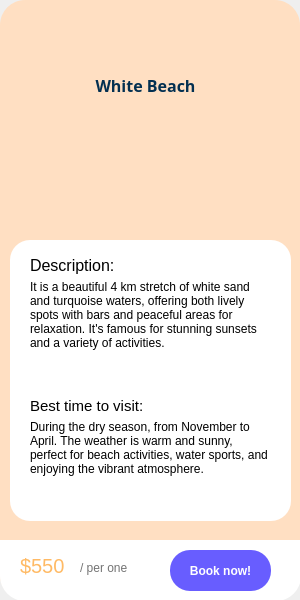
<?xml version="1.0" encoding="UTF-8"?>
<ui version="4.0">
 <class>MainWindow</class>
 <widget class="QMainWindow" name="MainWindow">
  <property name="geometry">
   <rect>
    <x>0</x>
    <y>0</y>
    <width>300</width>
    <height>600</height>
   </rect>
  </property>
  <property name="windowTitle">
   <string>MainWindow</string>
  </property>
  <widget class="QWidget" name="centralwidget">
   <widget class="QWidget" name="widget" native="true">
    <property name="geometry">
     <rect>
      <x>0</x>
      <y>0</y>
      <width>300</width>
      <height>600</height>
     </rect>
    </property>
    <property name="minimumSize">
     <size>
      <width>300</width>
      <height>600</height>
     </size>
    </property>
    <property name="maximumSize">
     <size>
      <width>300</width>
      <height>600</height>
     </size>
    </property>
    <property name="styleSheet">
     <string notr="true">QWidget#widget {
	background-color:rgb(255, 223, 194);
	border-radius: 25px;
}</string>
    </property>
    <widget class="QLabel" name="label">
     <property name="geometry">
      <rect>
       <x>10</x>
       <y>40</y>
       <width>271</width>
       <height>91</height>
      </rect>
     </property>
     <property name="font">
      <font>
       <family>Segoe MDL2 Assets</family>
       <pointsize>12</pointsize>
       <weight>75</weight>
       <italic>false</italic>
       <bold>true</bold>
       <underline>false</underline>
      </font>
     </property>
     <property name="styleSheet">
      <string notr="true">color:rgb(3, 48, 81)</string>
     </property>
     <property name="text">
      <string>White Beach</string>
     </property>
     <property name="alignment">
      <set>Qt::AlignCenter</set>
     </property>
     <property name="wordWrap">
      <bool>true</bool>
     </property>
    </widget>
    <widget class="QPushButton" name="pushButton_2">
     <property name="geometry">
      <rect>
       <x>10</x>
       <y>30</y>
       <width>41</width>
       <height>31</height>
      </rect>
     </property>
     <property name="styleSheet">
      <string notr="true">QPushButton {
	background-color:rgb(255, 223, 194);
    border-radius: 20px;
}

QPushButton:hover {
    background-color: rgb(116, 116, 116);
}
</string>
     </property>
     <property name="text">
      <string/>
     </property>
     <property name="icon">
      <iconset>
       <normaloff>../Resource/Images/left arrow.png</normaloff>../Resource/Images/left arrow.png</iconset>
     </property>
     <property name="iconSize">
      <size>
       <width>25</width>
       <height>25</height>
      </size>
     </property>
    </widget>
    <widget class="QFrame" name="hoverFrame">
     <property name="geometry">
      <rect>
       <x>10</x>
       <y>240</y>
       <width>281</width>
       <height>281</height>
      </rect>
     </property>
     <property name="styleSheet">
      <string notr="true">background-color:rgb(255, 255, 255);
border-radius: 20px;</string>
     </property>
     <property name="frameShape">
      <enum>QFrame::StyledPanel</enum>
     </property>
     <property name="frameShadow">
      <enum>QFrame::Raised</enum>
     </property>
     <widget class="QLabel" name="label_3">
      <property name="geometry">
       <rect>
        <x>20</x>
        <y>10</y>
        <width>141</width>
        <height>31</height>
       </rect>
      </property>
      <property name="font">
       <font>
        <pointsize>12</pointsize>
       </font>
      </property>
      <property name="text">
       <string>Description:</string>
      </property>
     </widget>
     <widget class="QLabel" name="label_4">
      <property name="geometry">
       <rect>
        <x>20</x>
        <y>40</y>
        <width>241</width>
        <height>131</height>
       </rect>
      </property>
      <property name="font">
       <font>
        <pointsize>9</pointsize>
       </font>
      </property>
      <property name="text">
       <string>It is a beautiful 4 km stretch of white sand and turquoise waters, offering both lively spots with bars and peaceful areas for relaxation. It's famous for stunning sunsets and a variety of activities.</string>
      </property>
      <property name="alignment">
       <set>Qt::AlignLeading|Qt::AlignLeft|Qt::AlignTop</set>
      </property>
      <property name="wordWrap">
       <bool>true</bool>
      </property>
     </widget>
     <widget class="QLabel" name="label_5">
      <property name="geometry">
       <rect>
        <x>20</x>
        <y>150</y>
        <width>141</width>
        <height>31</height>
       </rect>
      </property>
      <property name="font">
       <font>
        <pointsize>11</pointsize>
       </font>
      </property>
      <property name="text">
       <string>Best time to visit:</string>
      </property>
     </widget>
     <widget class="QLabel" name="label_6">
      <property name="geometry">
       <rect>
        <x>20</x>
        <y>180</y>
        <width>241</width>
        <height>131</height>
       </rect>
      </property>
      <property name="font">
       <font>
        <pointsize>9</pointsize>
       </font>
      </property>
      <property name="text">
       <string>During the dry season, from November to April. The weather is warm and sunny, perfect for beach activities, water sports, and enjoying the vibrant atmosphere.</string>
      </property>
      <property name="alignment">
       <set>Qt::AlignLeading|Qt::AlignLeft|Qt::AlignTop</set>
      </property>
      <property name="wordWrap">
       <bool>true</bool>
      </property>
     </widget>
    </widget>
    <widget class="QLabel" name="label_2">
     <property name="geometry">
      <rect>
       <x>90</x>
       <y>110</y>
       <width>101</width>
       <height>111</height>
      </rect>
     </property>
     <property name="text">
      <string/>
     </property>
     <property name="pixmap">
      <pixmap>../Resource/Images/Beach.png</pixmap>
     </property>
     <property name="scaledContents">
      <bool>true</bool>
     </property>
    </widget>
    <widget class="QFrame" name="hoverFrame_2">
     <property name="geometry">
      <rect>
       <x>0</x>
       <y>540</y>
       <width>301</width>
       <height>61</height>
      </rect>
     </property>
     <property name="styleSheet">
      <string notr="true">border-top-left-radius: 0px; 
border-top-right-radius: 0px;
border-bottom-left-radius: 25px;
border-bottom-right-radius: 25px;
background-color:rgb(255, 255, 255)
</string>
     </property>
     <property name="frameShape">
      <enum>QFrame::StyledPanel</enum>
     </property>
     <property name="frameShadow">
      <enum>QFrame::Raised</enum>
     </property>
     <widget class="QLabel" name="label_7">
      <property name="geometry">
       <rect>
        <x>20</x>
        <y>10</y>
        <width>71</width>
        <height>31</height>
       </rect>
      </property>
      <property name="font">
       <font>
        <pointsize>15</pointsize>
       </font>
      </property>
      <property name="styleSheet">
       <string notr="true">color:rgb(255, 186, 101)</string>
      </property>
      <property name="text">
       <string>$550</string>
      </property>
     </widget>
     <widget class="QPushButton" name="pushButton">
      <property name="geometry">
       <rect>
        <x>170</x>
        <y>10</y>
        <width>101</width>
        <height>41</height>
       </rect>
      </property>
      <property name="font">
       <font>
        <pointsize>9</pointsize>
        <weight>75</weight>
        <bold>true</bold>
       </font>
      </property>
      <property name="styleSheet">
       <string notr="true">QPushButton {
    background-color:rgb(104, 93, 255);
    border-radius: 20px;
	color: white
}

QPushButton:hover {
    background-color: rgb(70, 76, 195);
}
</string>
      </property>
      <property name="text">
       <string>Book now!</string>
      </property>
     </widget>
     <widget class="QLabel" name="label_8">
      <property name="geometry">
       <rect>
        <x>80</x>
        <y>20</y>
        <width>81</width>
        <height>16</height>
       </rect>
      </property>
      <property name="font">
       <font>
        <pointsize>9</pointsize>
       </font>
      </property>
      <property name="styleSheet">
       <string notr="true">color:rgb(115, 115, 115)</string>
      </property>
      <property name="text">
       <string>/ per one</string>
      </property>
     </widget>
    </widget>
   </widget>
  </widget>
 </widget>
 <resources/>
 <connections/>
</ui>
